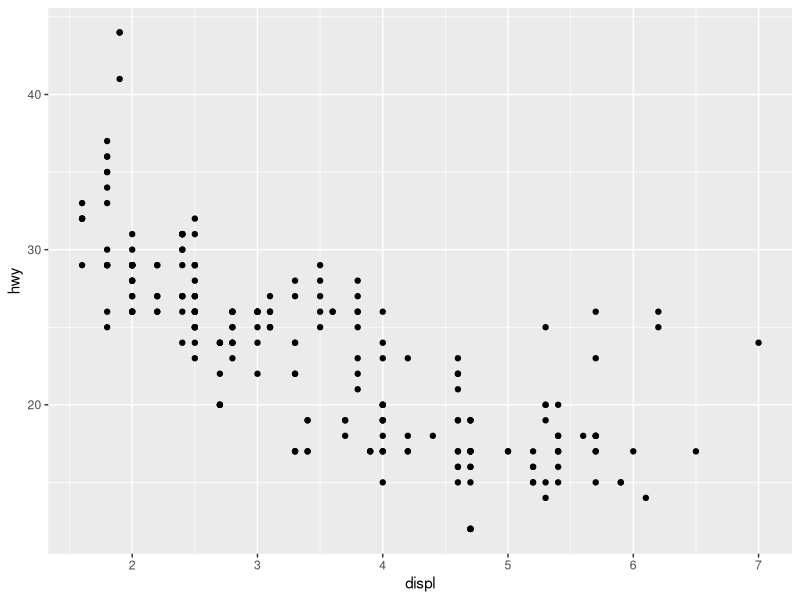
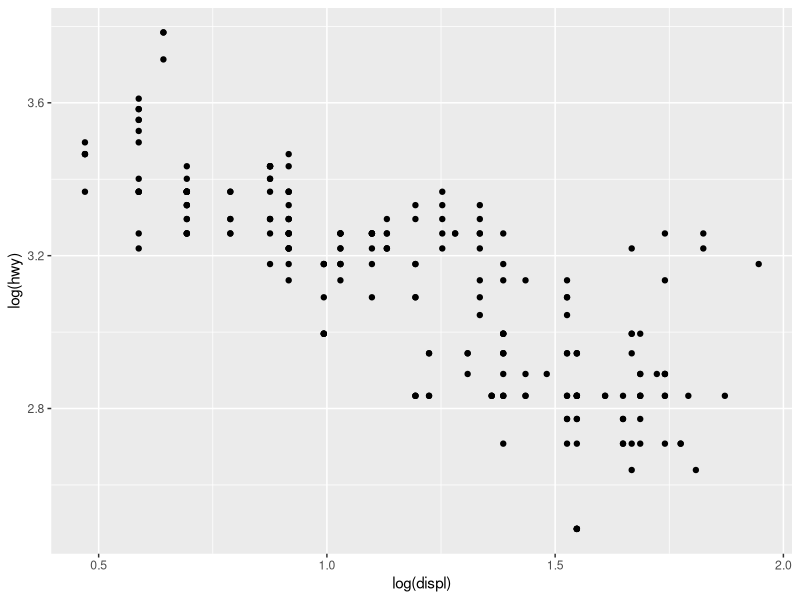
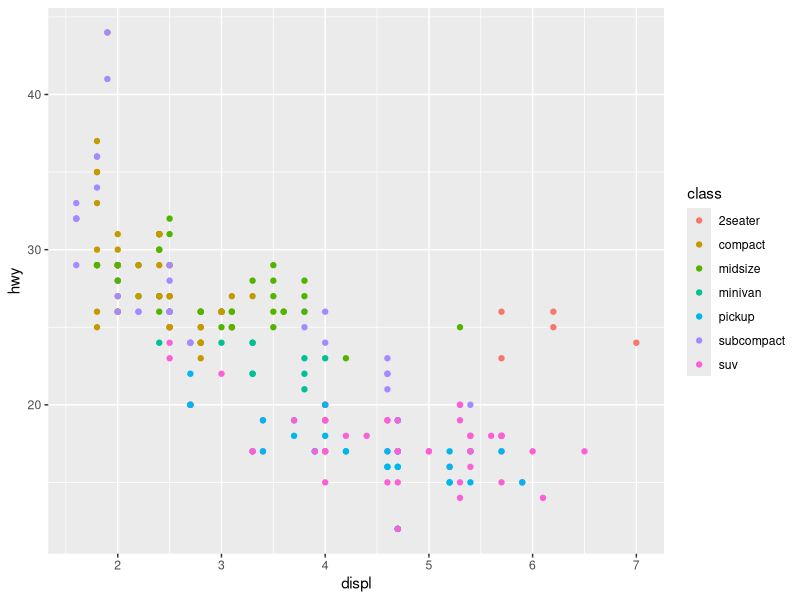
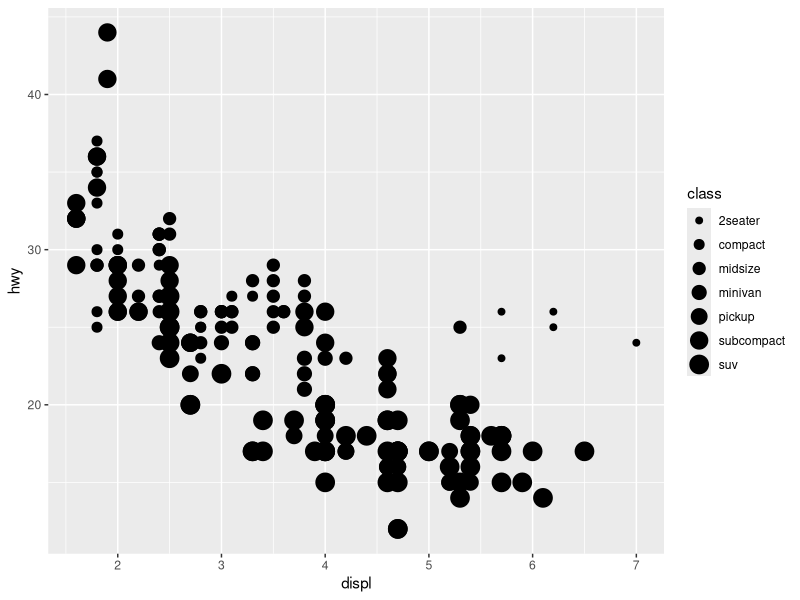
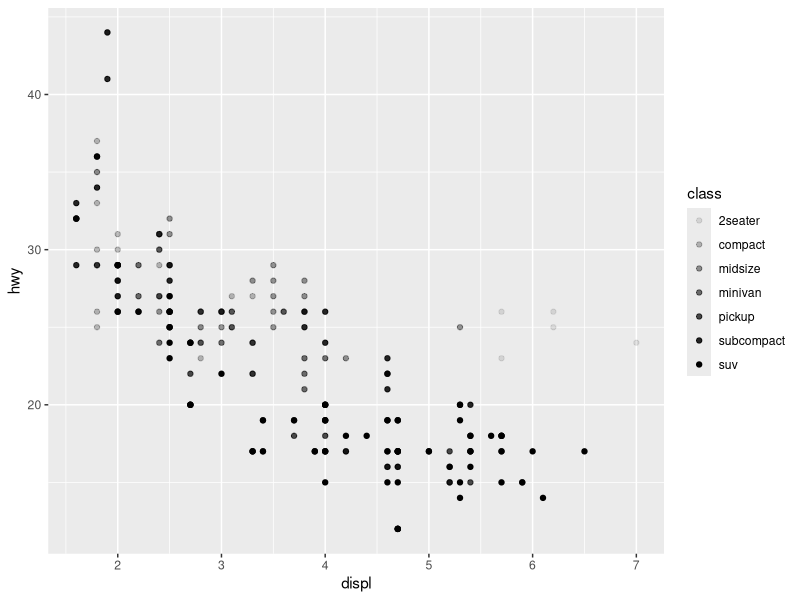
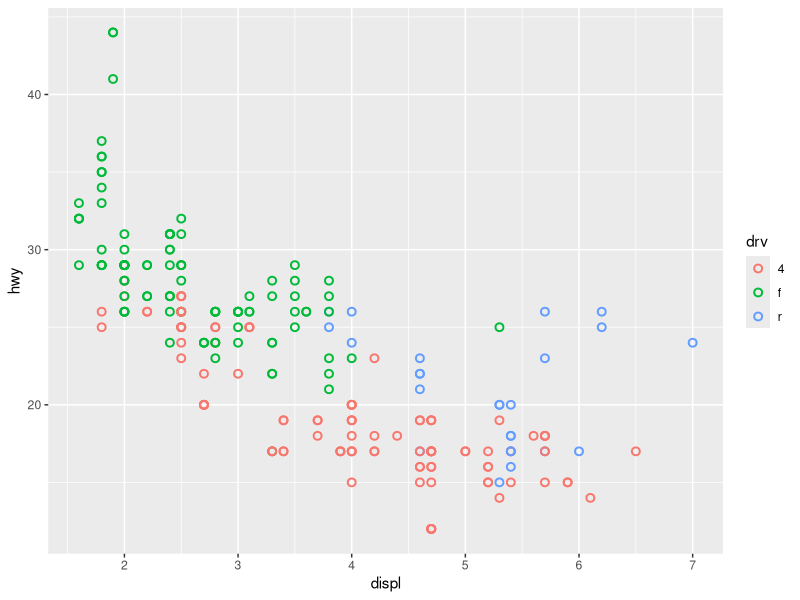
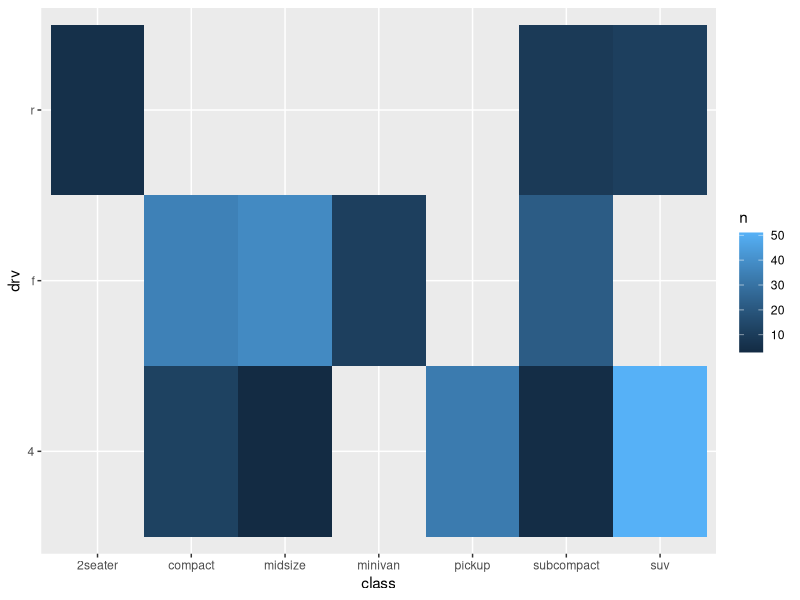
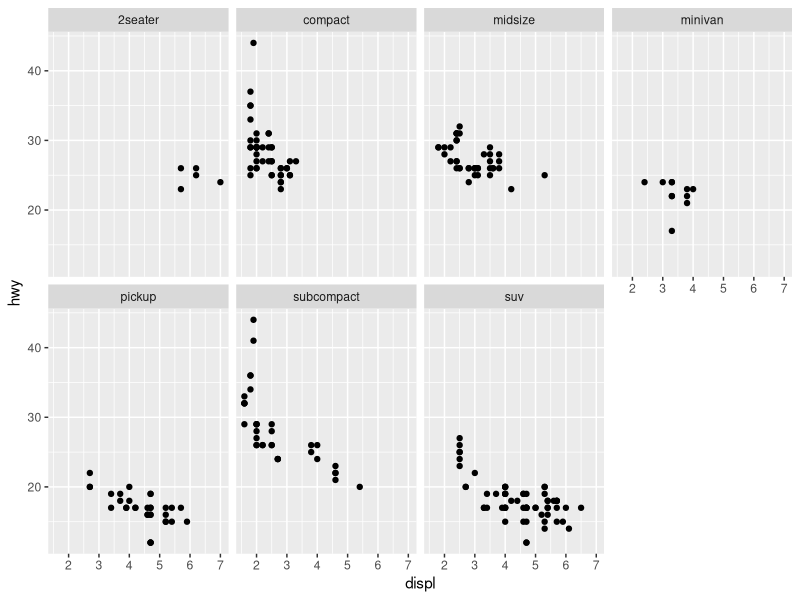

R code for these plots, in order:
## ---- chunk 1
knitr::opts_chunk$set(echo = TRUE)
## ---- chunk 2
library(tidyverse)
## ---- chunk 3
data(diamonds)
diamonds %>% head()
## ---- chunk 4
data(mpg)
mpg %>% head()
## ---- chunk 5
ggplot(data=mpg)+
geom_point(mapping = aes(x = displ, y = hwy))
## ---- chunk 6

## ---- chunk 7
ggplot(data=mpg)+
geom_point(mapping = aes(x = log(displ), y = log(hwy)))
## ---- chunk 8

## ---- chunk 9
ggplot(data = mpg) +
geom_point(mapping = aes(x = displ, y = hwy, color = class))
## ---- chunk 10
ggplot(data = mpg) +
geom_point(mapping = aes(x = displ, y = hwy, size = class))
## ---- chunk 11

## ---- chunk 12
ggplot(data = mpg) +
geom_point(mapping = aes(x = displ, y = hwy, alpha = class))
## ---- chunk 13

## ---- chunk 14
mpg %>% ggplot(aes(displ, hwy, group=class)) + 
  geom_point(aes(color=drv), fill=20, stroke=1, size=2, shape=1) 
## ---- chunk 15
mpg %>% count(class, drv)
## ---- chunk 16
mpg %>% count(class, drv) %>%
  ggplot(aes(x=class, y=drv)) + geom_tile(mapping = aes(fill = n))
## ---- chunk 17
ggplot(data = mpg) +
geom_point(mapping = aes(x = displ, y = hwy)) +
facet_wrap(~ class, nrow = 2)
## ---- chunk 18

## ---- chunk 19
ggplot(data = mpg) +
  geom_point(mapping = aes(x = displ, y = hwy)) +
  facet_grid(drv ~ cyl)
## ---- chunk 20
ggplot(data = mpg) +
  geom_point(mapping = aes(x = displ, y = hwy)) +
  geom_smooth(mapping = aes(x = displ, y = hwy))
## ---- chunk 21

## ---- chunk 22
ggplot(data = mpg) +
  geom_smooth(mapping = aes(x = displ, y = hwy, group = drv))
## ---- chunk 23

## ---- chunk 24
ggplot(data = mpg) +
  geom_smooth(mapping = aes(x = displ, y = hwy, linetype = drv))
## ---- chunk 25
ggplot(data = mpg) +
  geom_smooth(mapping = aes(x = displ, y = hwy, color = drv),
              show.legend = TRUE)
## ---- chunk 26
ggplot(data = mpg, mapping = aes(x = displ, y = hwy)) +
  geom_point(mapping = aes(color = class), show.legend = TRUE) +
  geom_smooth()
## ---- chunk 27

## ---- chunk 28
ggplot(data = mpg, mapping = aes(x = displ, y = hwy)) +
  geom_point(mapping = aes(color = class)) +
  geom_smooth(data = filter(mpg, class == "subcompact"), se = F)
## ---- chunk 29

## ---- chunk 30
ggplot(data = mpg, mapping = aes(x = displ, y = hwy)) +
  geom_point(mapping = aes(color = drv), show.legend = TRUE) +
  geom_smooth()
## ---- chunk 31
mpg %>% ggplot(aes(displ, hwy, group=drv)) + 
  geom_point(aes(color=drv)) + 
  geom_smooth(se=F, aes(linetype=drv))
## ---- chunk 32
ggplot(mpg, aes(displ, hwy)) +
  geom_point(size=4, color='white') +
  geom_point(aes(colour=drv))
## ---- chunk 33
mpg %>% ggplot(aes(displ, hwy, group=drv)) + 
  geom_point(aes(color=drv), fill=20, stroke=1, size=2, shape=1) 
## ---- chunk 34
ggplot(data = diamonds) +
  geom_bar(mapping = aes(x = cut))

ggplot(data = diamonds) +
  stat_count(mapping = aes(x = cut))
## ---- chunk 35

## ---- chunk 36
ggplot(data = diamonds) +
  stat_summary(
    mapping = aes(x = cut, y = depth),
    fun.ymin = min,
    fun.ymax = max,
    fun.y = median
  )
## ---- chunk 37

## ---- chunk 38
d <- ggplot(mtcars, aes(cyl, mpg)) + geom_point()
d + stat_summary(fun.y = "mean", colour = "red", size = 2,
                 geom = "point")
## ---- chunk 39
ggplot(data = diamonds) +
  geom_bar(mapping = aes(x = cut, y = ..prop.., group = 1))
## ---- chunk 40

## ---- chunk 41
ggplot(data = diamonds) +
  geom_bar(aes(x = cut, y = ..count.. / sum(..count..),
               fill = color))
## ---- chunk 42

## ---- chunk 43
ggplot(data = diamonds) +
  geom_bar(mapping = aes(x = cut, colour = cut))

ggplot(data = diamonds) +
  geom_bar(mapping = aes(x = cut, fill = cut))

ggplot(data = diamonds) +
  geom_bar(mapping = aes(x = cut, fill = clarity))

## ---- chunk 44
ggplot(data = diamonds,
       mapping = aes(x = cut,fill = clarity)) +
  geom_bar(alpha = 1/5, position = "identity")

ggplot(data = diamonds,
       mapping = aes(x = cut, colour = clarity)) +
  geom_bar(fill = NA, position = "identity")
## ---- chunk 45

## ---- chunk 46
ggplot(data = diamonds) +
  geom_bar(mapping = aes(x = cut, fill = clarity),
           position = "fill")
## ---- chunk 47
ggplot(data = diamonds) +
  geom_bar(mapping = aes(x = cut, fill = clarity),
           position = "dodge")
## ---- chunk 48
ggplot(data = mpg) +
  geom_point(mapping = aes(x = displ, y = hwy),
             position = "jitter")
## ---- chunk 49
ggplot(data = mpg, mapping = aes(x = class, y = hwy)) +
  geom_boxplot()
ggplot(data = mpg, mapping = aes(x = class, y = hwy)) + 
  geom_boxplot() + coord_flip()
## ---- chunk 50

## ---- chunk 51
bar <- ggplot(data = diamonds) +
  geom_bar(mapping = aes(x = cut, fill = cut), show.legend = FALSE, width = 1) +
  labs(x = NULL, y = NULL)
bar
## ---- chunk 52
bar + coord_polar()
## ---- chunk 53
ggplot(mpg, aes(x = factor(1), fill = drv)) + geom_bar()
ggplot(mpg, aes(x = factor(1), fill = drv)) + geom_bar() +
  coord_polar(theta = "y")
## ---- chunk 54
ggplot(mpg, aes(x = factor(1), fill = drv)) + geom_bar(width = 1) +
  coord_polar()
## ---- chunk 55
ggplot(data = mpg, mapping = aes(x = class, y = hwy)) +
geom_boxplot() +
coord_flip() +
labs(y = "Highway MPG",
x = "Class",
title = "Highway MPG by car class",
subtitle = "1999-2008",
caption = "Source: http://fueleconomy.gov")
